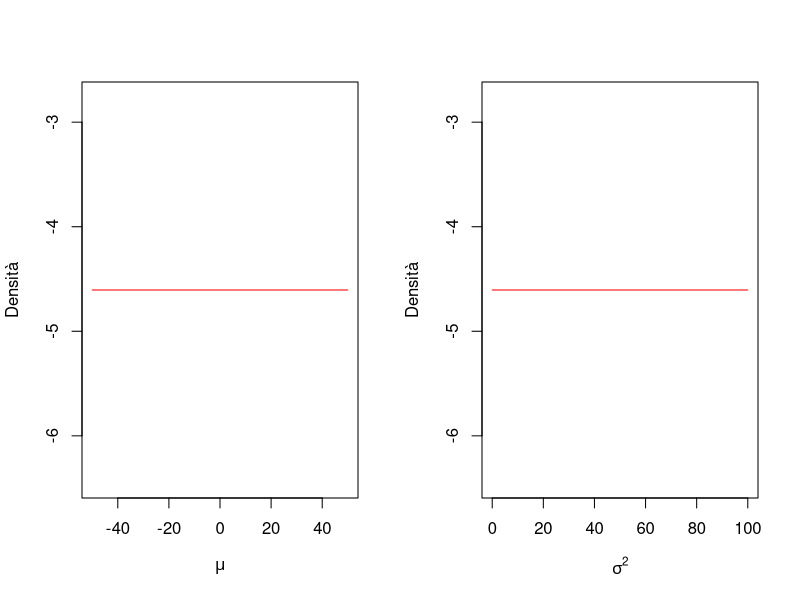
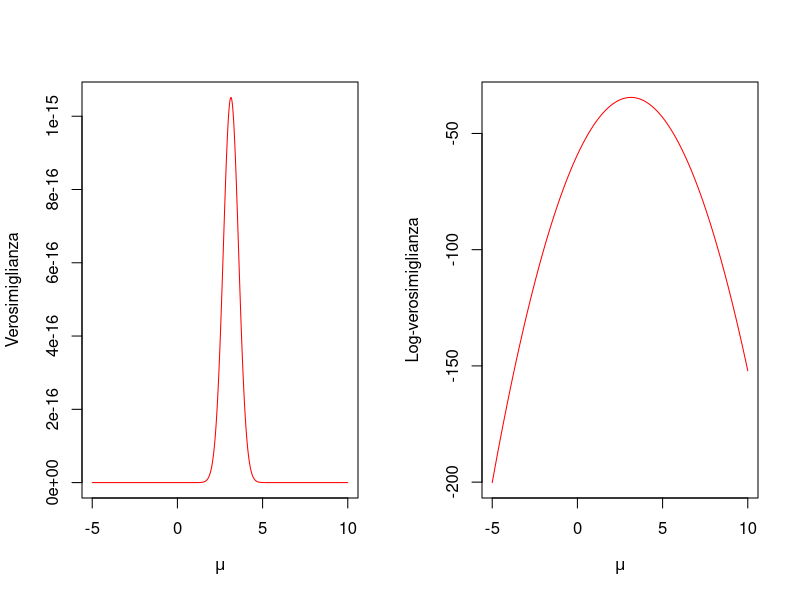
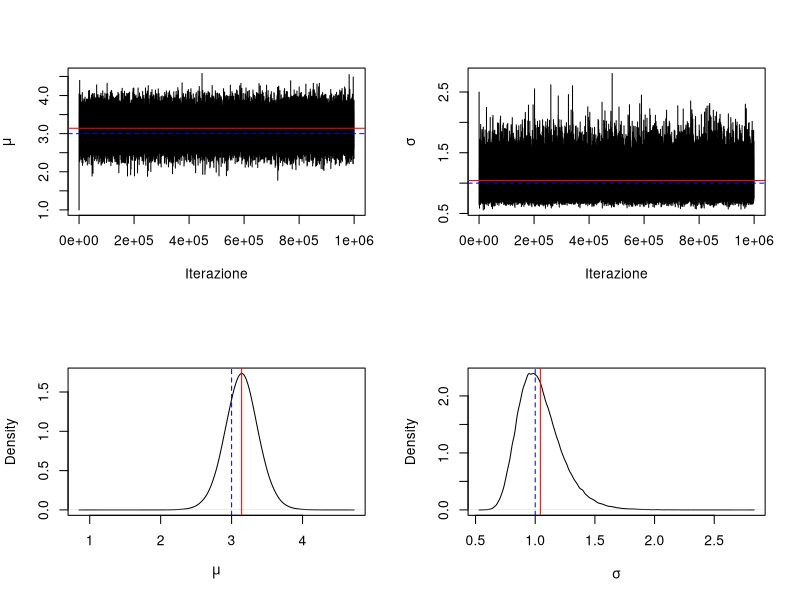

Here is the R script that generated these plots, in order:
## ---- chunk 1
knitr::opts_chunk$set(echo = TRUE)
## ---- chunk 2
set.seed(123)
y <- rnorm(20, mean=3, sd=1)
## ---- chunk 3
prior_mu <- function(mu) {
  dunif(mu, min=-50, max=50, log=TRUE)
}
  
prior_sigma2 <- function(sigma2) {
  dunif(sigma2, min=0, max=100, log=TRUE)
}
## ---- chunk 4
par(mfrow = c(1, 2))

mus <- seq(from=-50, to=50, length.out = 100)
sigmas2 <- seq(from=0, to=100, length.out = 100)

# Densità di mu
plot(
  mus, 
  prior_mu(mus), 
  type = 'l', 
  col = "red", 
  xlab = expression(mu), 
  ylab = "Densità"
)

# Densità di sigma2
plot(
  sigmas2, 
  prior_sigma2(sigmas2), 
  type = 'l', 
  col = "red", 
  xlab = expression(sigma^2), 
  ylab = "Densità"
)
## ---- chunk 5
likelihood <- function(data, mu, sigma){
  prod(dnorm(data, mean=mu, sd=sigma))
}
## ---- chunk 6
# Valori per il parametro mu
mus <- seq(from=-5, to=10, length.out = 1e3)
# Teniamo costante il valore sigma2
std <- sqrt(4)
# Utilizziamo i dati del campione
data <- y
# Calcoliamo i valori della funzione di verosimiglianza per mu
likelihood_vector <- 0
for (i in 1:length(mus)) {
  likelihood_vector[i] <- likelihood(data, mu=mus[i], sigma=std)
}
## ---- chunk 7
plot(
  mus,
  likelihood_vector,
  type = 'l',
  col = "red",
  xlab = expression(mu),
  ylab = "Verosimiglianza"
)
## ---- chunk 8
loglikelihood <- function(data, mu, sigma){
  sum(dnorm(data, mean=mu, sd=sigma, log=TRUE))
}
## ---- chunk 9
mus <- seq(from=-5, to=10, length.out = 1e3)
std <- sqrt(4)
data <- y
loglikelihood_vector <- 0

for(i in 1:length(mus)){
  loglikelihood_vector[i] <- loglikelihood(data, mu=mus[i], sigma=std)
}

plot(
  mus, 
  loglikelihood_vector,
  type='l',
  col="red",
  xlab=expression(mu),
  ylab="Log-verosimiglianza")
## ---- chunk 10
data <- y
## ---- chunk 11
joint <- function(data, mu, sigma){
  loglikelihood(data, mu, sigma) + prior_mu(mu) + prior_sigma2(sigma^2)
}
## ---- chunk 12
run_metropolis <- function(data, startvalue, iterations, sigma_proposal_mu) {
  
  # Matrice dove salvare i due parametri della catena
  # numero di righe = numero di iterazioni + 1 
  # numbero delle colonne = numero dei parametri (ovvero 2)
  chain <- array(dim = c(iterations+1, 2))
  
  # Inizializzo la prima riga della catena con i valori iniziali (arbitrari) dei 
  # parametri
  chain[1, ] = startvalue
  
  # variabili che consentono di salvare il numero di valori accettati e rigettati
  n_accept <- 0
  n_reject <- 0
  
  # Loop con l'algoritmo di Metropolis 
  for (i in 1:iterations) {
    
    # Il valore proposto mu è estratto a caso da una Normale con media uguale al 
    # valore mu dell'interazione precedente e deviazione standard pari a 
    # sigma_proposal_mu.
    proposal_mu <- rnorm(1, mean=chain[i, 1], sd=sigma_proposal_mu)
  
    # Il valore proposto sigma è estratto a caso da una distribuzione 
    # Uniforme(-0.5, 0.5) che viene sommato al valore del parametro sigma 
    # nell'interazione precedente 
    proposal_sigma <- chain[i,2] + runif(1, min = -0.5, max=0.5)
    # Logaritmo del rapporto tra le densità a posteriori: al mumeratore la 
    # densità calcolata con i parametri prposti, al denominatore quella 
    # calcolata con i parametri dell'interazione precedente.
    r_ratio <- joint(data, proposal_mu, proposal_sigma) - 
      joint(data, chain[i, 1],chain[i, 2])
    # Qui viene affronatato un problema prettamente numerico: se per qualche 
    # ragione il rapporto r_ratio non è un valore numerico, allora si ripete il 
    # presente passo della catena.
    if (exp(r_ratio) == "NaN") {
      chain[i+1,] <- chain[i, ]
      n_reject <- n_reject+1
    }
    else
    # Si estrae un numero casuale tra 0 e 1 e lo si confronta con il valore di 
    # r_ratio. Dal momento che abbiamo preso il logaritmo di r_ratio, è 
    # necessario esponenziare per riportare r_ratio sulla scala corretta.
      if (runif(1, 0, 1) < min(1, exp(r_ratio))) {
        chain[i+1, ] <- c(proposal_mu, proposal_sigma)
        # Si conta il numero di volte in cui i parametri proposti vengono 
        # accettati -- un valore sensato del tasso di accettazione è di circa il
        # 20%
        n_accept <- n_accept+1
      }
   else {
      # Rigetto i valori proposti e, per il prossimo passo della catena, tengo 
      # i valori correnti dei parametri  
      chain[i+1,] = chain[i,]
      n_reject = n_reject+1
    }
  }
  # Creo una lista in cui salverò i valori dei parametri nella catena e il
  # numero dei valori dei parametri che vengono accettati dall'algoritmo di 
  # Metropolis e il numero dei valori che vengono rifiutati 
  list_c = list(chain, n_accept, n_reject)
  
  return(list_c)
}
## ---- chunk 13
# Numero di iterazioni
iterations <- 1e6
# Valori iniziali dei parametri mu e sigma
startvalue <- c(1, 1)
# I dati
data <- y
# Per manipolare il tasso di accettazione, trovo empiricamente un valore 
# per la varianza della distribuzione proposta del parametro mu.
sigma_proposal_mu <- 1.0
## ---- chunk 14
results_m <- 
  run_metropolis(data, startvalue, iterations, sigma_proposal_mu)
## ---- chunk 15
acpt_rate <- results_m[[2]] / (results_m[[3]])
acpt_rate
## ---- chunk 16
chain_m <- results_m[[1]]
## ---- chunk 17
par(mfrow=c(2, 2))

plot(chain_m[, 1], type="l", ylab=expression(mu), xlab="Iterazione")
abline(h=mean(chain_m[-5000, 1]), col="red")
abline(h=3, col="blue", lty=2)

plot(chain_m[, 2], type="l", ylab=expression(sigma), xlab="Iterazione")
abline(h=mean(chain_m[-5000,2]), col="red")
abline(h=1, col="blue", lty=2)
legend(
  8000, 5.6, c("Media della catena","Valore vero della media"), 
  col=c("red","blue"), lty=c(1,2), cex=1, border="black", bty="o", 
  box.lwd=1, box.col="black", bg="white"
)

plot(density(chain_m[, 1], bw=0.05), type="l", xlab=expression(mu), main="")
abline(v=mean(chain_m[-5000,1]), col="red", lty=1)
abline(v=3,col="blue",lty=2)

plot(density(chain_m[-5000,2]), type="l", xlab=expression(sigma), main="")
abline(v=mean(chain_m[-5000,2]), col="red", lty=1)
abline(v=1, col="blue", lty=2)
## ---- chunk 18
mean(chain_m[-5000, 1])
## ---- chunk 19
mean(chain_m[-5000, 2])
## ---- chunk 20
prior2_mu <- function(mu) {
  dnorm(mu, 30, 2, log=TRUE)
}
  
prior_sigma2 <- function(sigma2) {
  dunif(sigma2, min=0, max=100, log=TRUE)
}
## ---- chunk 21
data <- y
joint <- function(data, mu, sigma){
  loglikelihood(data, mu, sigma) + prior2_mu(mu) + prior_sigma2(sigma^2)
}
## ---- chunk 22
sigma_proposal_mu <- 6.0
results_m <- 
  run_metropolis(data, startvalue, iterations, sigma_proposal_mu)
## ---- chunk 23
acpt_rate <- results_m[[2]] / (results_m[[3]])
acpt_rate
## ---- chunk 24
chain_m <- results_m[[1]]
## ---- chunk 25
mean(chain_m[-5000, 1])
## ---- chunk 26
mean(chain_m[-5000, 2])
## ---- chunk 27
set.seed(123)
y2 <- rnorm(200, mean=3, sd=1)
## ---- chunk 28
prior2_mu <- function(mu) {
  dnorm(mu, 30, 2, log=TRUE)
}
  
prior_sigma2 <- function(sigma2) {
  dunif(sigma2, min=0, max=100, log=TRUE)
}
## ---- chunk 29
data <- y2

joint <- function(data, mu, sigma) {
  loglikelihood(data, mu, sigma) + prior2_mu(mu) + prior_sigma2(sigma^2)
}
## ---- chunk 30
sigma_proposal_mu <- 0.002
results_m <- 
  run_metropolis(data, startvalue, iterations, sigma_proposal_mu)
## ---- chunk 31
acpt_rate <- results_m[[2]] / (results_m[[3]])
acpt_rate
## ---- chunk 32
chain_m <- results_m[[1]]
## ---- chunk 33
mean(chain_m[-5000, 1])
## ---- chunk 34
mean(chain_m[-5000, 2])
